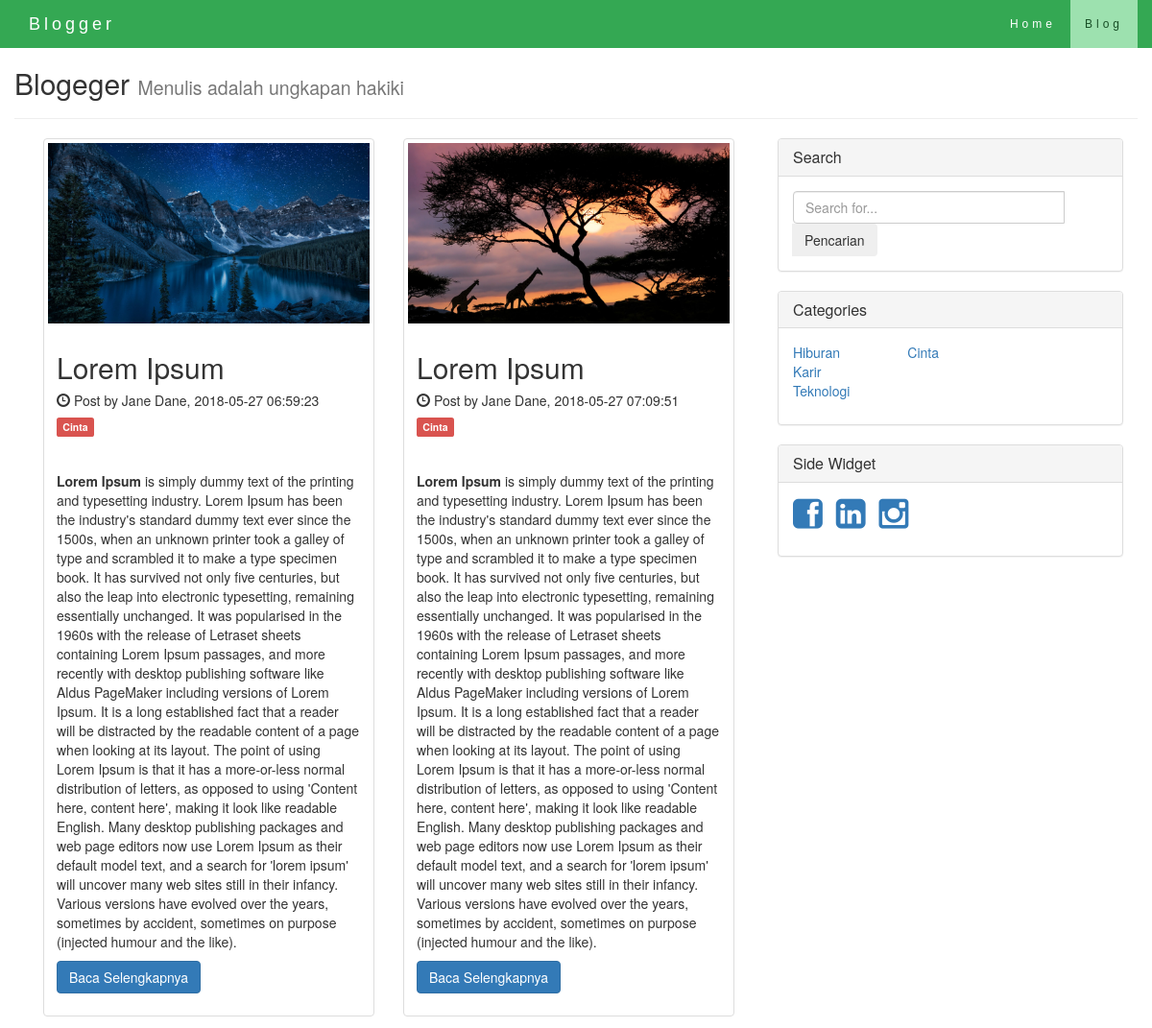
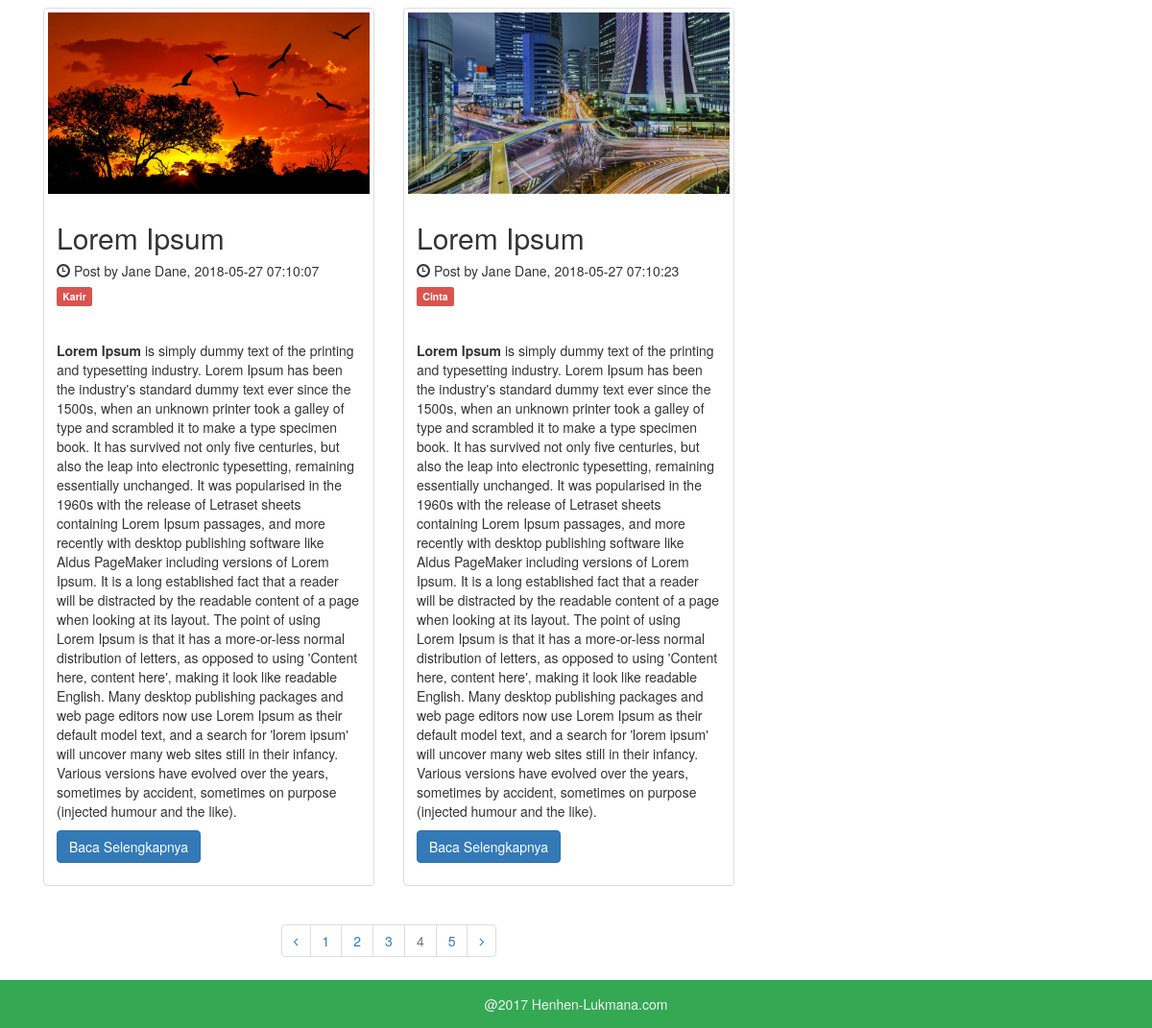
The page /cari.php on the database its author committed (2 pictures, top to bottom).
### tables this page shows
CREATE TABLE `artikel` (
  `id_artikel` int(30) NOT NULL,
  `judul` varchar(400) NOT NULL,
  `isi` varchar(5000) NOT NULL,
  `waktu` timestamp NOT NULL DEFAULT CURRENT_TIMESTAMP,
  `gambar` varchar(200) NOT NULL,
  `id_kategori` int(30) NOT NULL,
  `hitung` int(100) NOT NULL DEFAULT '0'
);

CREATE TABLE `tags` (
  `id_tag` int(11) NOT NULL,
  `judul_tag` varchar(11) NOT NULL
);

### function/blog.php (called while the page is built, shortened)
<?php
function result ($query) {
  global $link;
  if ($result = mysqli_query($link, $query) or die ('gagal menampilkan data')){
  return $result;
  }
}
function tampilkan() {
  $query= "SELECT artikel.id_artikel, artikel.judul, artikel.isi, artikel.gambar, artikel.waktu, tags.judul_tag
           FROM artikel
           LEFt JOIN tags ON artikel.id_kategori = tags.id_tag;";
  return result ($query);
}
function tampil_kategori() {
  $query = "SELECT *  FROM tags ORDER BY id_tag DESC LIMIT 3";
  return result ($query);
}
function tampil_kategori2() {
  $query = "SELECT *  FROM tags ORDER BY id_tag DESC LIMIT 3 offset 3";
  return result ($query);
}
?>

### function/sosial_media.php (called while the page is built, shortened)
<?php require_once 'blog.php';?>
<?php
function tampil_sosmed() {
  $query= "SELECT * FROM sosial_media WHERE id_sosmed=1";
  return result ($query);
}
?>

### cari.php (the view, shortened to what this page needs)
<?php require_once 'view/header.php' ?>
<?php
$sosmed=tampil_sosmed();
$sosial= mysqli_fetch_assoc($sosmed);
$facebook= $sosial['facebook'];
$linkedin= $sosial['linkedin'];
$instagram= $sosial['instagram'];
$kategori = tampil_kategori();
$kategori2 = tampil_kategori2();
$artikel = tampilkan();
 ?>
<section>
  <div class="col-md-8 ">
<?php if (mysqli_num_rows ($artikel)>0){
 while ($row= mysqli_fetch_assoc ($artikel)): ?>
  <div class="col-md-6">
  <div class="thumbnail">
    <img src="gambar/blog/<?php echo $row['gambar']?>" alt="..." width="360" height="124">
    <div class="caption">
      <h2><?php echo $row['judul']; ?></h2>
   <h5><span class="glyphicon glyphicon-time"></span> Post by Jane Dane, <?php echo $row['waktu'];?></h5>
    <h5><span class="label label-danger"><?php echo $row['judul_tag'];?></span> </h5><br>
      <p><?php echo $row['isi'];?> </p>
    <p class="text-left"><a href="post.php?id=<?= $row['id_artikel']; ?>" class="btn btn-primary" role="button">Baca Selengkapnya </a></p>
    </div>
  </div>
    </div>
<?php endwhile; ?>
<?php }else {echo "Maaf tidak ada dalam pencarian";} ?>
<div class="col-md-12">
<div class="text-center">
<ul class="pagination">
<li><a href=""> <i class="fa fa-angle-left" ></i></a></li>
<li><a href="#">1</a></li>
<li><a href="#">2</a></li>
<li><a href="#">3</a></li>
<li class="disabled"><a href="#">4</a></li>
<li><a href="#">5</a></li>
<li><a href=""> <i class="fa fa-angle-right" ></i></a></li>
</ul>
</div>
    </div>
</div>
<div class="col-md-4">
        <div class="panel panel-default">
          <div class="panel-heading">
       <h5 class=" panel-title">Search</h5></div>
          <div class="panel-body">
            <div class="input-group">
              <form action="cari.php" method="get">
              <input type="text" name="cari" class="form-control" placeholder="Search for...">
              <span class="input-group-btn">
                <input type="submit" class="btn btn-secondary" value="Pencarian"/>
              </form>
            </div>
          </div>
        </div>
        <div class="panel panel-default">
      <div class="panel-heading">
       <h5 class=" panel-title">Categories</h5></div>
          <div class="panel-body">
            <div class="row">
              <div class="col-lg-4">
                <ul class="list-unstyled mb-0">
                  <?php while ($row= mysqli_fetch_assoc ($kategori)): ?>
                    <li>
                    <a href="kategori.php?id=<?= $row['id_tag']; ?>"><?php echo $row['judul_tag'];?></a>
                  </li>
                <?php endwhile; ?>
                </ul>
              </div>
              <div class="col-lg-4">
                <ul class="list-unstyled mb-0">
                  <?php while ($row2= mysqli_fetch_assoc ($kategori2)): ?>
                    <li>
                    <a href="kategori.php?id=<?= $row2['id_tag']; ?>"><?php echo $row2['judul_tag'];?></a>
                  </li>
                <?php endwhile; ?>
                </ul>
              </div>
              <div class="col-lg-4">
              </div>
            </div>
          </div>
        </div>
        <div class="panel panel-default">
           <div class="panel-heading">
       <h5 class=" panel-title">Side Widget</h5></div>
          <div class="panel-body">
            <ul class="list-inline">
            <li class="list-inline-item"><a href="http://<?php echo $facebook; ?>"><i class="fa fa-facebook-square" style="font-size:36px;"></i></a></li>
            <li class="list-inline-item"><a href="http://<?php echo $linkedin; ?>"><i class="fa fa-linkedin-square" style="font-size:36px;"></i></a></li>
            <li class="list-inline-item"><a href="http://<?php echo $instagram; ?>"><i class="fa fa-instagram" style="font-size:36px;"></i></a></li>
            </ul>
          </div>
        </div>
      </div>
  </div>
</div>
<?php require_once 'view/footer.php' ?>

### view/header.php (shortened to what this page needs)
<!DOCTYPE html>
<html lang="en">
<head>
  <link  rel="stylesheet" type="text/css" href="view/css/bootstrap.min.css">
  <link  rel="stylesheet" type="text/css" href="view/css/style.css">
  <link  rel="stylesheet" type="text/css" href="view/css/font-awesome.css">
</head>
<body>
<nav class="navbar navbar-color navbar-fixed-top">
  <div class="container">
    <div class="navbar-header">
      <a class="navbar-brand" href="#myPage">Blogger</a>
    </div>
    <div class="collapse navbar-collapse" id="bs-example-navbar-collapse-1">
      <ul class="nav navbar-nav navbar-right">
        <li><a href="index.php">Home </a></li>
        <li class="active"><a href="#profil">Blog</a></li>
      </ul>
    </div>
  </div>
</nav>
<div class="up container">
	<div class="row">
		 <h2 class="my-2">Blogeger
            <small>Menulis adalah ungkapan hakiki</small>
          </h2>
		 <hr>

### view/footer.php
<footer>
<div class="footer">
<p class="text-center">@2017 Henhen-Lukmana.com</p>
</div>
</footer>
</body>
</html>

### view/css/style.css (style rules this page uses)
body { background-color: #ffffff; }
.navbar { margin-bottom: 0; z-index: 9999; border: 0; font-size: 12px !important; line-height: 1.42857143 !important; letter-spacing: 4px; border-radius: 0; font-family: Montserrat, sans-serif; }
.navbar-color { background-color: #34A853; border-color: #34A853; }
.navbar-color .navbar-brand { color: #fff; }
.navbar-color .navbar-nav > li > a { color: #fff; }
.navbar-color .navbar-nav > .active > a, .navbar-color .navbar-nav > .active > a:hover, .navbar-color .navbar-nav > .active > a:focus { color:#184e26; background-color: #9de1af; }
.navbar-color .navbar-collapse, .navbar-color .navbar-form { border-color: #c4edcf; }
.footer { background-color:#34A853; width:100%; height: 50px; }
.footer .text-center { padding-top: 15px; color: #f3f3f3; }
.up { margin-top: 50px; }

### rows shown on the page
artikel: gambar (picture), judul "Lorem Ipsum", waktu "2018-05-27 06:59:23", tags.judul_tag "Cinta", isi "Lorem Ipsum is simply dummy text of the printing and typesetting industry. Lorem Ipsum has been the industry's standard dummy text ever since the 1500s, when an unknown printer took a galley of type and scrambled it to make a type specimen book. It has survived not only five centuries, but also the leap into electronic typesetting, remaining essentially unchanged. It was popularised in the 1960s with the release of Letraset sheets containing Lorem Ipsum passages, and more recently with desktop publishing software like Aldus PageMaker including versions of Lorem Ipsum. It is a long established fact that a reader will be distracted by the readable content of a page when looking at its layout.…"
artikel: gambar (picture), judul "Lorem Ipsum", waktu "2018-05-27 07:09:51", tags.judul_tag "Cinta", isi "Lorem Ipsum is simply dummy text of the printing and typesetting industry. Lorem Ipsum has been the industry's standard dummy text ever since the 1500s, when an unknown printer took a galley of type and scrambled it to make a type specimen book. It has survived not only five centuries, but also the leap into electronic typesetting, remaining essentially unchanged. It was popularised in the 1960s with the release of Letraset sheets containing Lorem Ipsum passages, and more recently with desktop publishing software like Aldus PageMaker including versions of Lorem Ipsum. It is a long established fact that a reader will be distracted by the readable content of a page when looking at its layout.…"
artikel: gambar (picture), judul "Lorem Ipsum", waktu "2018-05-27 07:10:07", tags.judul_tag "Karir", isi "Lorem Ipsum is simply dummy text of the printing and typesetting industry. Lorem Ipsum has been the industry's standard dummy text ever since the 1500s, when an unknown printer took a galley of type and scrambled it to make a type specimen book. It has survived not only five centuries, but also the leap into electronic typesetting, remaining essentially unchanged. It was popularised in the 1960s with the release of Letraset sheets containing Lorem Ipsum passages, and more recently with desktop publishing software like Aldus PageMaker including versions of Lorem Ipsum. It is a long established fact that a reader will be distracted by the readable content of a page when looking at its layout.…"
artikel: gambar (picture), judul "Lorem Ipsum", waktu "2018-05-27 07:10:23", tags.judul_tag "Cinta", isi "Lorem Ipsum is simply dummy text of the printing and typesetting industry. Lorem Ipsum has been the industry's standard dummy text ever since the 1500s, when an unknown printer took a galley of type and scrambled it to make a type specimen book. It has survived not only five centuries, but also the leap into electronic typesetting, remaining essentially unchanged. It was popularised in the 1960s with the release of Letraset sheets containing Lorem Ipsum passages, and more recently with desktop publishing software like Aldus PageMaker including versions of Lorem Ipsum. It is a long established fact that a reader will be distracted by the readable content of a page when looking at its layout.…"
tags: judul_tag "Hiburan"
tags: judul_tag "Karir"
tags: judul_tag "Teknologi"
tags: judul_tag "Cinta"
